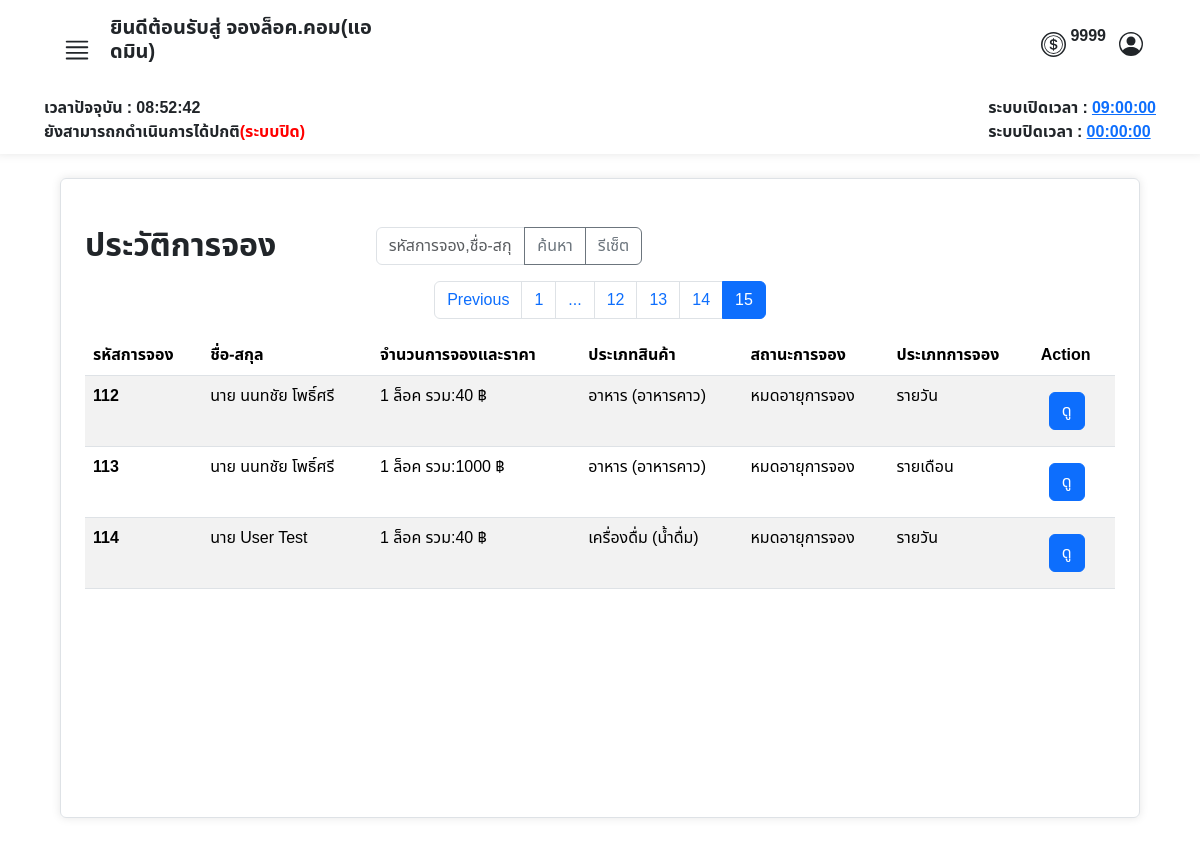
The page /admin/booking_history.php?page=15 (signed in) on the database as committed earlier.
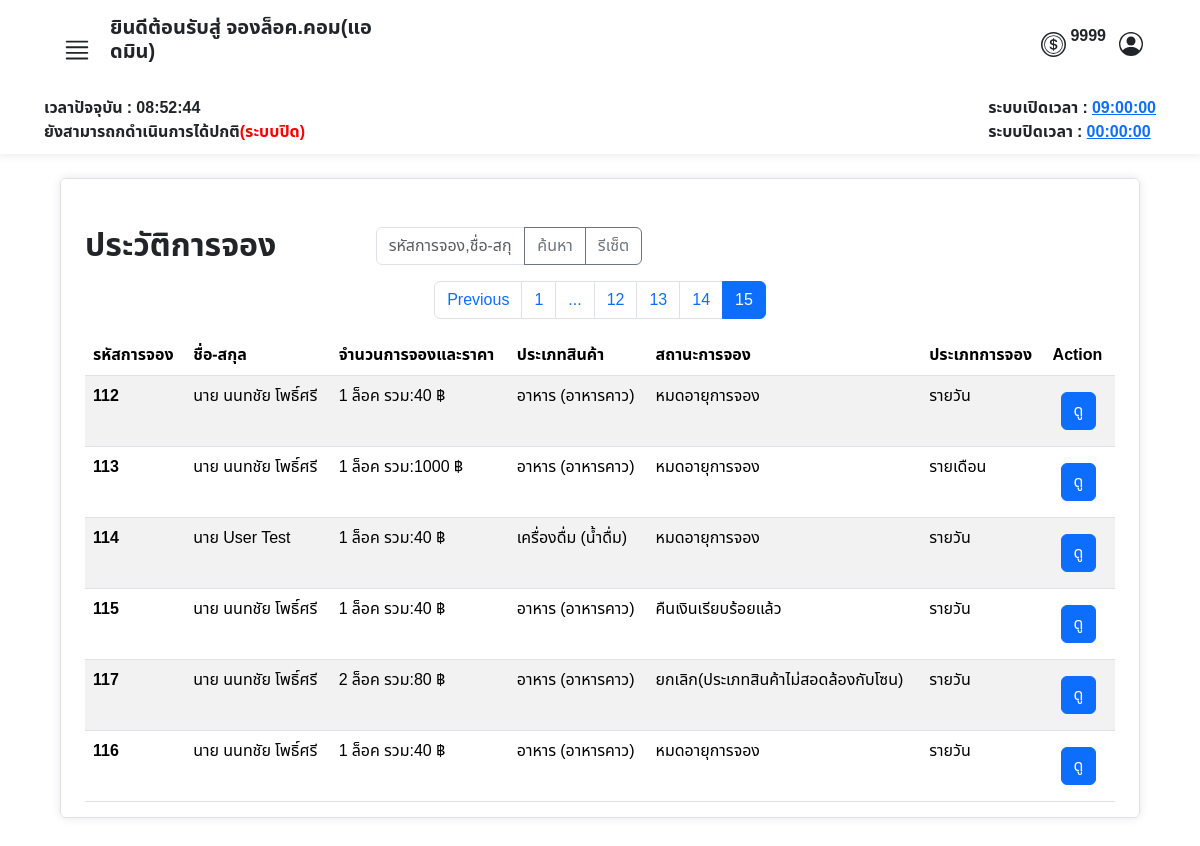
The same page on the database as committed later.
### tables this page shows
CREATE TABLE `operating_hours` (
  `id` int(11) NOT NULL,
  `opening_time` time NOT NULL,
  `closing_time` time NOT NULL
);

CREATE TABLE `booked` (
  `id_booked` int(10) UNSIGNED ZEROFILL NOT NULL COMMENT 'รหัสการจองแบบเรียบร้อยแล้ว',
  `booking_id` int(10) UNSIGNED DEFAULT NULL COMMENT 'รหัสการจอง',
  `member_id` int(6) UNSIGNED DEFAULT NULL COMMENT 'รหัสลูกค้า',
  `booking_amount` varchar(45) NOT NULL,
  `total_price` varchar(45) NOT NULL,
  `product_type` int(11) NOT NULL,
  `sub_product_type` int(11) NOT NULL,
  `booking_status` int(3) UNSIGNED NOT NULL COMMENT 'สถานะการจอง',
  `booking_type` varchar(20) NOT NULL,
  `zone_id` int(3) UNSIGNED NOT NULL COMMENT 'รหัสประเภทโซน',
  `slip_img` varchar(45) DEFAULT NULL COMMENT 'log',
  `booking_date` datetime DEFAULT NULL COMMENT 'วันเวลาที่จอง',
  `booked_lock_number` text DEFAULT NULL COMMENT 'เลขล็อคที่จะได้',
  `expiration_date` datetime DEFAULT NULL
);

CREATE TABLE `category` (
  `id_category` int(11) NOT NULL,
  `cat_name` varchar(45) NOT NULL
);

CREATE TABLE `sub_category` (
  `idsub_category` int(11) NOT NULL,
  `id_category` int(11) DEFAULT NULL,
  `sub_cat_name` varchar(45) NOT NULL
);

CREATE TABLE `booking_status` (
  `id` int(3) UNSIGNED NOT NULL COMMENT 'รหัสสถานะการจอง',
  `status` varchar(50) NOT NULL COMMENT 'สถานะ'
);

### admin/booking_history.php (the view, shortened to what this page needs)
<?php
require("../condb.php");
$results_per_page = 7;
$page = isset($_GET['page']) ? (int)$_GET['page'] : 1;
$start_from = ($page - 1) * $results_per_page;
?>
<!DOCTYPE html>
<html lang="th">
<head>
    <link href="https://cdn.jsdelivr.net/npm/bootstrap@5.3.3/dist/css/bootstrap.min.css" rel="stylesheet">
    <link rel="stylesheet" href="../asset/css/font.css">
</head>
<body>
    <?php include('./admin_nav.php'); ?>
    <div class="container my-4 px-2 border bgcolor py-4 rounded overflow-auto" style="width: 90%; height: 40rem;">
        <div class="tab-content" id="myTabContent">
            <div class="tab-pane fade show active mt-2 mx-2 p-2" id="category">
                <div class="mt-2">
                    <div class="d-flex">
                        <div class="row">
                            <div class="w-50">
                                <h2><strong>ประวัติการจอง</strong></h2>
                            </div>
                            <div class="w-50">
                                <form method="GET">
                                    <div class="input-group mb-3">
                                        <input class="form-control" type="text" name="search_query" placeholder="รหัสการจอง,ชื่อ-สกุล">
                                        <button class="btn btn-outline-secondary" type="submit">ค้นหา</button>
                                        <a href="?reset=true" class="btn btn-outline-secondary">รีเซ็ต</a>
                                    </div>
                                </form>
                            </div>
                        </div>
                    </div>
                    <?php
                    $sql_total = "SELECT COUNT(*) FROM market_booking.booked";
                    $result_total = $conn->query($sql_total);
                    $row_total = $result_total->fetch_row();
                    $total_records = $row_total[0];
                    $total_pages = ceil($total_records / $results_per_page);
                    $current_page = isset($_GET['page']) ? $_GET['page'] : 1;
                    $adjacents = 1;
                    echo "<nav>";
                    echo "<ul class='pagination justify-content-center'>";
                    if ($current_page > 1) {
                        echo "<li class='page-item'><a class='page-link' href='?page=" . ($current_page - 1) . "'>Previous</a></li>";
                    }
                    if ($total_pages <= (1 + ($adjacents * 2))) {
                        for ($i = 1; $i <= $total_pages; $i++) {
                            if ($i == $current_page) {
                                echo "<li class='page-item active'><a class='page-link' href='#'>" . $i . "</a></li>";
                            } else {
                                echo "<li class='page-item'><a class='page-link' href='?page=" . $i . "'>" . $i . "</a></li>";
                            }
                        }
                    } else {
                        if ($current_page <= ($adjacents * 2)) {
                            for ($i = 1; $i <= (1 + ($adjacents * 2)); $i++) {
                                if ($i == $current_page) {
                                    echo "<li class='page-item active'><a class='page-link' href='#'>" . $i . "</a></li>";
                                } else {
                                    echo "<li class='page-item'><a class='page-link' href='?page=" . $i . "'>" . $i . "</a></li>";
                                }
                            }
                            echo "<li class='page-item'><a class='page-link' href='#'>...</a></li>";
                            echo "<li class='page-item'><a class='page-link' href='?page=" . $total_pages . "'>" . $total_pages . "</a></li>";
                        } elseif ($current_page > ($total_pages - ($adjacents * 2))) {
                            echo "<li class='page-item'><a class='page-link' href='?page=1'>1</a></li>";
                            echo "<li class='page-item'><a class='page-link' href='#'>...</a></li>";
                            for ($i = ($total_pages - (1 + ($adjacents * 2))); $i <= $total_pages; $i++) {
                                if ($i == $current_page) {
                                    echo "<li class='page-item active'><a class='page-link' href='#'>" . $i . "</a></li>";
                                } else {
                                    echo "<li class='page-item'><a class='page-link' href='?page=" . $i . "'>" . $i . "</a></li>";
                                }
                            }
                        }
                    }
                    echo "</ul>";
                    echo "</nav>";
                    $sql = "SELECT
                            B.booking_id,
                            CONCAT(U.prefix, ' ', U.firstname, ' ', U.lastname) AS fullname,
                            B.booking_amount,
                            B.total_price,
                            C.cat_name,
                            SC.sub_cat_name,
                            BS.status,
                            B.booking_type,
                            B.slip_img,
                            B.booked_lock_number,
                            B.booking_date
                        FROM booked AS B
                        LEFT JOIN booking_status AS BS ON B.booking_status = BS.id
                        LEFT JOIN tbl_user AS U ON B.member_id = U.user_id
                        LEFT JOIN category AS C ON B.product_type = C.id_category
                        LEFT JOIN sub_category AS SC ON B.sub_product_type = SC.idsub_category
                        ";
                    $sql .= " LIMIT $start_from, $results_per_page";
                    $result = $conn->query($sql);
                    if ($result === false) {
                        echo "ข้อผิดพลาด SQL: " . $conn->error;
                    } elseif ($result->num_rows > 0) {
                        echo "<table class='table table-striped'>";
                        echo "<thead>
            <tr>
                <th>รหัสการจอง</th>
                <th>ชื่อ-สกุล</th>
                <th>จำนวนการจองและราคา</th>
                <th>ประเภทสินค้า</th>
                <th>สถานะการจอง</th>
                <th>ประเภทการจอง</th>
                <th>Action</th>
            </tr>
        </thead>";
                        echo "<tbody>";
                        while ($row = $result->fetch_assoc()) {
                            echo "<tr>";
                            echo "<td><strong>" . (is_null($row["booking_id"]) ? "<span class='text-danger'>ข้อมูลถูกลบไปแล้ว</span>" : $row["booking_id"]) . "</strong></td>";
                            echo "<td>" . (is_null($row["fullname"]) ? "<span class='text-danger'>ข้อมูลถูกลบไปแล้ว</span>" : $row["fullname"]) . "</td>";
                            echo "<td>" . (is_null($row["booking_amount"]) || is_null($row["total_price"]) ? "<span class='text-danger'>ข้อมูลถูกลบไปแล้ว</span>" : $row["booking_amount"] . " ล็อค รวม:" . $row["total_price"] . " ฿") . "</td>";
                            echo "<td>" . (is_null($row["cat_name"]) || is_null($row["sub_cat_name"]) ? "<span class='text-danger'>ข้อมูลถูกลบไปแล้ว</span>" : $row["cat_name"] . " (" . $row["sub_cat_name"] . ")") . "</td>";
                            echo "<td>" . (is_null($row["status"]) ? "<span class='text-danger'>ข้อมูลถูกลบไปแล้ว</span>" : $row["status"]) . "</td>";
                            if ($row["booking_type"] === 'PerDay') {
                                $booking_type_display = 'รายวัน';
                            } elseif ($row["booking_type"] === 'PerMonth') {
                                $booking_type_display = 'รายเดือน';
                            } else {
                                $booking_type_display = 'ไม่ทราบประเภทการจอง';
                            }
                            echo "<td>" . $booking_type_display . "</td>";
                            echo "<td>
                    <button
                        class='btn btn-primary m-2' type='button'
                        data-bs-toggle='modal'
                        data-bs-target='#viewBookingModal'
                        data-id='" . (is_null($row["booking_id"]) ? '' : $row["booking_id"]) . "'>
                        ดู
                    </button>
                </td>";
                            echo "</tr>";
                        }
                        echo "</tbody></table>";
                    } else {
                        echo "ไม่พบข้อมูล";
                    }
                    ?>
                </div>
            </div>
        </div>
    </div>
</body>
</html>

### admin/admin_nav.php (shortened to what this page needs)
<nav class="row g-2 bgcolor">
    <div class="col-12 d-flex justify-content-between px-5 py-3">
        <div class="col-4">
            <div class="d-flex align-items-end ">
                <button class="btn" type="button" data-bs-toggle="offcanvas" data-bs-target="#offcanvasWithBothOptions" aria-controls="offcanvasWithBothOptions">
                </button>
                <h5>
                    <strong>ยินดีต้อนรับสู่ จองล็อค.คอม(แอดมิน)</strong>
                </h5>
            </div>
        </div>
        <div class="d-flex align-items-center ">
            <div class="row  ">
                <div class="col d-flex align-items-center justify-content-center">
                    <p class="ms-1">
                        <strong>
                            <?php
                            echo $_SESSION["token"];
                            ?>
                        </strong>
                    </p>
                </div>
            </div>
            <button class="btn " type="button" data-bs-toggle="modal" data-bs-target="#ProfileModal">
            </button>
        </div>
    </div>
    <?php
    require("../condb.php");
    $sql_time = "SELECT opening_time, closing_time FROM operating_hours LIMIT 1";
    $result = $conn->query($sql_time);
    $row_time = $result->fetch_assoc();
    $openingTime = $row_time['opening_time'];
    $closingTime = $row_time['closing_time'];
    ?>
    <div class="col-12 d-flex justify-content-between px-5">
        <strong>
            <div id="time"></div>
            <div id="status"></div>
        </strong>
        <strong>
            <div id="opening_time">ระบบเปิดเวลา : <a href="#" data-bs-toggle="modal" data-bs-target="#editTimeModal"><?php echo $openingTime; ?></a></div>
            <div id="closing_time">ระบบปิดเวลา : <a href="#" data-bs-toggle="modal" data-bs-target="#editTimeModal"><?php echo $closingTime; ?></a></div>
        </strong>
    </div>
</nav>

### admin/booking_history.php (style rules this page uses)
body { background-image: url(../asset/img/img.market2.jpg); width: 100%; height: 100%; background-repeat: repeat; background-size: cover; }

### admin/admin_nav.php (style rules this page uses)
.bgcolor { background-color: rgba(255, 255, 255, 0.9); padding-bottom: 10px; box-shadow: 0 0 10px rgba(0, 0, 0, 0.1); }

Rows that differ between the two databases and show on the page:
added booked: booking "115", fullname "นาย นนทชัย โพธิ์ศรี", booking_amount "1", total_price "40", product_type.cat_name "อาหาร", sub_category.sub_cat_name "อาหารคาว", booking_status.status "คืนเงินเรียบร้อยแล้ว", booking_type "รายวัน"
added booked: booking "117", fullname "นาย นนทชัย โพธิ์ศรี", booking_amount "2", total_price "80", product_type.cat_name "อาหาร", sub_category.sub_cat_name "อาหารคาว", booking_status.status "ยกเลิก(ประเภทสินค้าไม่สอดล้องกับโซน)", booking_type "รายวัน"
added booked: booking "116", fullname "นาย นนทชัย โพธิ์ศรี", booking_amount "1", total_price "40", product_type.cat_name "อาหาร", sub_category.sub_cat_name "อาหารคาว", booking_status.status "หมดอายุการจอง", booking_type "รายวัน"
Other text that changed with them:
text written by a page script: "เวลาปัจจุบัน : 08:52:42" → "เวลาปัจจุบัน : 08:52:44"
